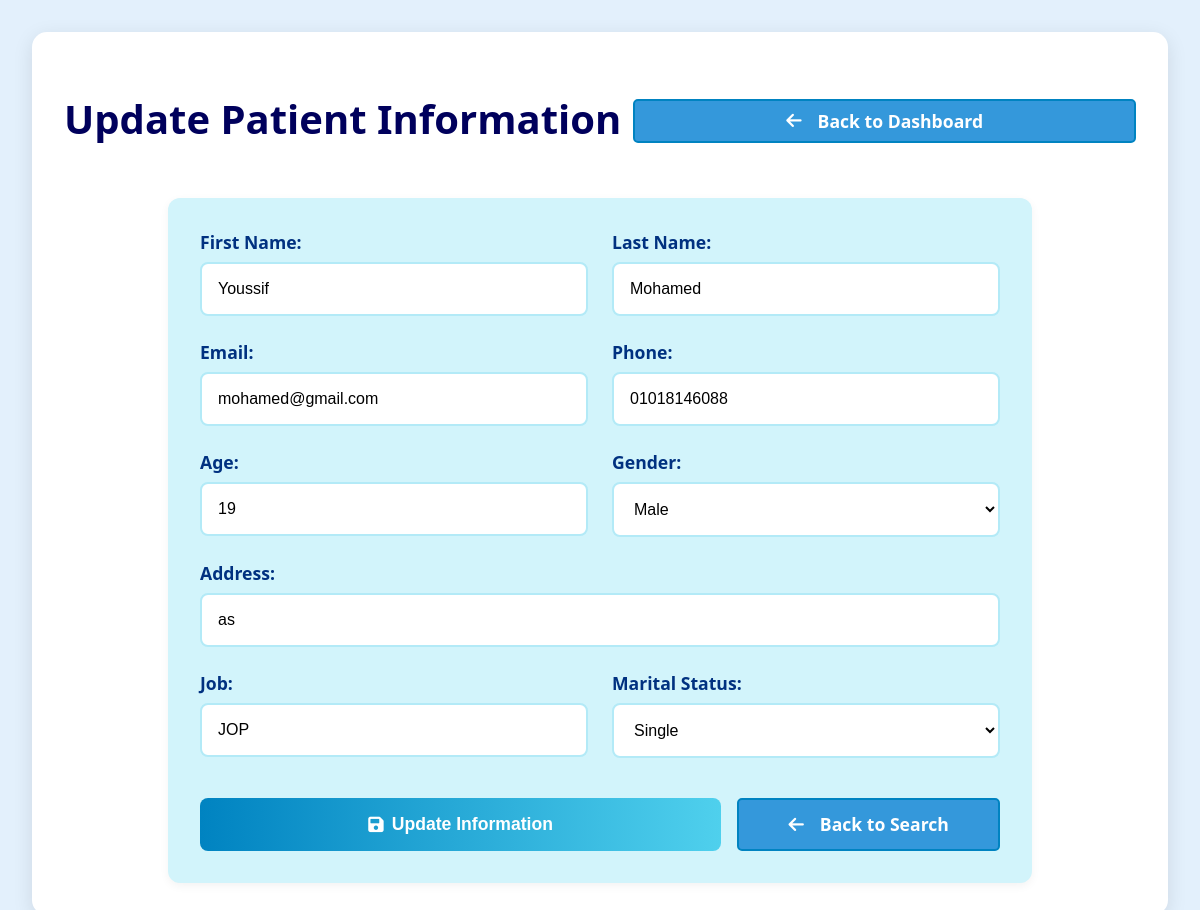
The app's page /View/manager_update_patient.php?id=4 (signed in) with its own data.
### tables this page shows
CREATE TABLE IF NOT EXISTS `patient` (
  `id` int NOT NULL AUTO_INCREMENT,
  `FN` varchar(100) DEFAULT NULL,
  `LN` varchar(100) DEFAULT NULL,
  `email` varchar(150) DEFAULT NULL,
  `phone` varchar(15) DEFAULT NULL,
  `password` varchar(255) NOT NULL,
  `age` int DEFAULT NULL,
  `idnumber` varchar(20) DEFAULT NULL,
  `NN` varchar(20) DEFAULT NULL,
  `address` varchar(255) DEFAULT NULL,
  `job` varchar(100) DEFAULT NULL,
  `gender` enum('male','female') DEFAULT NULL,
  `marital` enum('single','married') DEFAULT NULL,
  `flag_login` tinyint(1) DEFAULT '0',
  `plain_password` text,
  `photo` varchar(255) DEFAULT NULL,
  PRIMARY KEY (`id`),
  UNIQUE KEY `email` (`email`),
  UNIQUE KEY `phone` (`phone`),
  UNIQUE KEY `idnumber` (`idnumber`),
  UNIQUE KEY `NN` (`NN`)
);

### Model/Database.php (called while the page is built)
<?php
class Database {
    private $server = "localhost";
    private $username = "root";
    private $password = "";
    private $dbname = "out patient clinic";
    public function connectToDB() {
        try {
            $link = mysqli_connect($this->server, $this->username, $this->password, $this->dbname);
            if ($link) {
                mysqli_set_charset($link, 'utf8mb4');
                return $link;
            } else {
                error_log("Database connection failed: " . mysqli_connect_error());
                throw new Exception("Could not connect to database");
            }
        } catch (Exception $e) {
            error_log("Database error: " . $e->getMessage());
            throw $e;
        }
    }
}

### Model/Manager.php (called while the page is built, shortened)
<?php
require_once("Database.php");
class Manager {
    private $link;
    public function __construct() {
        $this->db = new Database();
        $this->link = $this->db->connectToDB();
    }
    public function searchPatientById($id)
    {
        $sql = "SELECT * FROM patient WHERE id = ?";
        if ($stmt = mysqli_prepare($this->link, $sql)) {
            mysqli_stmt_bind_param($stmt, "i", $id);
            if (mysqli_stmt_execute($stmt)) {
                $result = mysqli_stmt_get_result($stmt);
                if ($row = mysqli_fetch_assoc($result)) {
                    return $row;
                }
            }
        }
        return null;
    }
}
?>

### View/manager_update_patient.php (the view, shortened to what this page needs)
<?php
$patient_id = (int)$_GET['id'];
$manager = new Manager();
$patientData = $manager->searchPatientById($patient_id);
?>
<!DOCTYPE html>
<html lang="en">
<head>
    <link rel="stylesheet" href="css/style.css">
    <link rel="stylesheet" href="css/manger_update_patient.css">
    <link rel="stylesheet" href="https://cdnjs.cloudflare.com/ajax/libs/font-awesome/6.0.0/css/all.min.css">
</head>
<body>
    <main class="update-patient-container">
        <div class="update-section">
            <div class="header-actions">
                <h1>Update Patient Information</h1>
                <a href="manager_home.php" class="back-btn">
                    <i class="fas fa-arrow-left"></i> Back to Dashboard
                </a>
            </div>
            <div class="update-form-container">
                <form method="POST" action="" class="update-form">
                    <div class="form-row">
                        <div class="form-group">
                            <label for="first_name">First Name:</label>
                            <input type="text" id="first_name" name="first_name"
                                value="<?php echo htmlspecialchars($patientData['FN']); ?>" required>
                        </div>
                        <div class="form-group">
                            <label for="last_name">Last Name:</label>
                            <input type="text" id="last_name" name="last_name"
                                value="<?php echo htmlspecialchars($patientData['LN']); ?>" required>
                        </div>
                    </div>
                    <div class="form-row">
                        <div class="form-group">
                            <label for="email">Email:</label>
                            <input type="email" id="email" name="email"
                                value="<?php echo htmlspecialchars($patientData['email']); ?>" required>
                        </div>
                        <div class="form-group">
                            <label for="phone">Phone:</label>
                            <input type="tel" id="phone" name="phone"
                                value="<?php echo htmlspecialchars($patientData['phone']); ?>" required>
                        </div>
                    </div>
                    <div class="form-row">
                        <div class="form-group">
                            <label for="age">Age:</label>
                            <input type="number" id="age" name="age"
                                value="<?php echo htmlspecialchars($patientData['age']); ?>" required>
                        </div>
                        <div class="form-group">
                            <label for="gender">Gender:</label>
                            <select id="gender" name="gender" required>
                                <option value="Male" <?php echo $patientData['gender'] === 'Male' ? 'selected' : ''; ?>>
                                    Male</option>
                            </select>
                        </div>
                    </div>
                    <div class="form-group">
                        <label for="address">Address:</label>
                        <input type="text" id="address" name="address"
                            value="<?php echo htmlspecialchars($patientData['address']); ?>" required>
                    </div>
                    <div class="form-row">
                        <div class="form-group">
                            <label for="job">Job:</label>
                            <input type="text" id="job" name="job"
                                value="<?php echo htmlspecialchars($patientData['job']); ?>" required>
                        </div>
                        <div class="form-group">
                            <label for="marital">Marital Status:</label>
                            <select id="marital" name="marital" required>
                                <option value="Single" <?php echo $patientData['marital'] === 'Single' ? 'selected' : ''; ?>>Single</option>
                            </select>
                        </div>
                    </div>
                    <div class="form-actions">
                        <button type="submit" class="update-btn">
                            <i class="fas fa-save"></i> Update Information
                        </button>
                        <a href="search_patient.php" class="back-btn">
                            <i class="fas fa-arrow-left"></i> Back to Search
                        </a>
                    </div>
                </form>
            </div>
        </div>
    </main>
</body>
</html>

### View/css/style.css (style rules this page uses)
:root { --blue-1: #00005c; --blue-2: #003180; --blue-3: #005ca9; --blue-4: #0083c1; --blue-5: #00b2dd; --blue-6: #4fd0ed; --blue-7: #8be0f4; --blue-8: #b3eaf7; --blue-9: #d2f4fb; }
body, html { height: 100%; margin: 0; padding: 0; font-family: 'Segoe UI', Tahoma, Geneva, Verdana, sans-serif; background: #e3f0fc; }
body { padding-top: 150px; }
.header-actions { display: flex; align-items: center; gap: 12px; }

### View/css/manger_update_patient.css (style rules this page uses)
:root { --blue-1: #00005c; --blue-2: #003180; --blue-3: #005ca9; --blue-4: #0083c1; --blue-5: #00b2dd; --blue-6: #4fd0ed; --blue-7: #8be0f4; --blue-8: #b3eaf7; --blue-9: #d2f4fb; }
body { margin: 0; padding: 0; min-height: 100vh; background: #e3f0fc; font-family: 'Segoe UI', Tahoma, Geneva, Verdana, sans-serif; }
.update-patient-container { max-width: 1200px; margin: 0 auto; padding: 2rem; min-height: 100vh; display: flex; align-items: center; justify-content: center; }
.update-section { background: #fff; border-radius: 15px; box-shadow: 0 5px 20px rgba(0, 0, 0, 0.1); padding: 2rem; width: 100%; }
.update-section h1 { color: var(--blue-1); text-align: center; margin-bottom: 2rem; font-size: 2.5em; font-weight: 700; font-family: 'Segoe UI', sans-serif; }
.update-form-container { max-width: 800px; margin: 0 auto; background: var(--blue-9); padding: 2rem; border-radius: 12px; box-shadow: 0 3px 10px rgba(0, 0, 0, 0.05); }
.update-form { display: flex; flex-direction: column; gap: 1.5rem; }
.form-row { display: grid; grid-template-columns: 1fr 1fr; gap: 1.5rem; }
.form-group { display: flex; flex-direction: column; gap: 0.5rem; }
.form-group label { font-weight: 600; color: var(--blue-2); font-size: 1.1rem; }
.form-group input, .form-group select { padding: 1rem; border: 2px solid var(--blue-8); border-radius: 8px; font-size: 1rem; transition: all 0.3s ease; background: #fff; }
.form-actions { display: flex; gap: 1rem; margin-top: 1rem; }
.update-btn, .back-btn { padding: 1rem 2rem; border-radius: 8px; font-size: 1.1rem; font-weight: 600; cursor: pointer; transition: all 0.3s ease; display: flex; align-items: center; justify-content: center; gap: 0.5rem; text-decoration: none; }
.update-btn { background: linear-gradient(90deg, var(--blue-4) 0%, var(--blue-6) 100%); color: white; border: none; flex: 2; }
.back-btn { background: #fff; color: var(--blue-4); border: 2px solid var(--blue-4); flex: 1; }
.header-actions { display: flex; justify-content: space-between; align-items: center; margin-bottom: 20px; }
.back-btn { display: inline-flex; align-items: center; padding: 8px 15px; background-color: #3498db; color: white; text-decoration: none; border-radius: 5px; transition: background-color 0.3s; }
.back-btn i { margin-right: 8px; }

### records on screen
patient: first_name "Youssif", last_name "Mohamed", email "mohamed@gmail.com", phone "01018146088", age "19", address "as", job "JOP"
